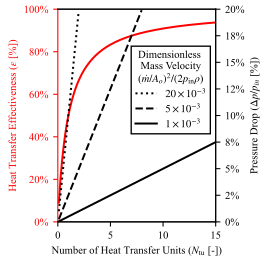

Python code for this plot:
import os

import matplotlib.pyplot as plt
import xflow
from xflow import create_plot

save_dir = os.path.dirname(os.path.abspath(__file__))

# Default modeling assumptions
DEFAULT_C_COLD_OVER_C_HOT = 1.0  # C_cold / C_hot
DEFAULT_ST_OVER_F = 0.4  # Assumed same for both fluids
DEFAULT_F_C_OVER_F_H = 1.0  # f_c/f_h
DEFAULT_D_R = 1.0  # d_r = sigma_r/A_r (cold/hot ratio)
DEFAULT_G2_H = 1e-5  # g2_h

DEFAULT_DP_MAX = 0.2

PLOT_TRIPLE_G2 = [1e-3, 5e-3, 20e-3]  # or None for single g2_h


def save_figures(
    c_cold_over_c_hot,
    st_over_f,
    f_c_over_f_h,
    d_r,
    g2_h,
    dp_max=DEFAULT_DP_MAX,
    base_name="fig2a",
    plot_triple_g2=None,
):
    """
    Save figures as SVG, TIFF, and HD PNG for given parameter values.

    Parameters:
        plot_triple_g2: If None, use g2_h, else except array of g2 values to plot
    """
    # Set font sizes to match Word (10pt = 10 points)
    font_size = 8
    plt.rcParams.update(
        {
            "font.family": "serif",
            "font.serif": ["Times New Roman"],
            "font.size": font_size,
            "mathtext.fontset": "stix",
            "axes.titlesize": font_size,
            "axes.labelsize": font_size,
            "xtick.labelsize": font_size,
            "ytick.labelsize": font_size,
            "legend.fontsize": font_size,
            "figure.titlesize": font_size,
        }
    )

    # Ensure SHOW_CUBIC is False for this figure
    xflow.SHOW_CUBIC = False
    fig = plt.figure(figsize=(9 / 2.54, 7 / 2.54)) # IF DOUBLE COLUMN FIGURE, USE THIS
    fig = plt.figure(figsize=((7.1) / 2.54, 7 / 2.54)) # IF TRIPPLE COLUMN FIGURE, USE THIS
    ax = plt.subplot(111)
    ax_twin = ax.twinx()

    create_plot(
        c_cold_over_c_hot,
        st_over_f,
        f_c_over_f_h,
        d_r,
        g2_h,
        ntu_max=15.0,
        dp_max=dp_max,
        ax=ax,
        ax_twin=ax_twin,
        plot_triple_g2=plot_triple_g2,
        framework="conventional",  # Default framework for saved figures
        t=2.0,
        t_dead_over_t_cold_in=1.0,
        p_cold_in_over_p_hot_in=1.0,
        p_dead_over_p_hot_in=1.0,
        gamma=1.4,
    )
    # Remove existing legend if present
    legend = ax.get_legend()
    if legend:
        legend.remove()
    legend_twin = ax_twin.get_legend()
    if legend_twin:
        legend_twin.remove()

    # Add legend at new location
    # handles1, labels1 = ax.get_legend_handles_labels()
    # handles2, labels2 = ax_twin.get_legend_handles_labels()
    # ax.legend(handles1 + handles2, labels1 + labels2, loc="center right") # incl eps
    # ax.legend(handles2, labels2, loc="center right")  # just have g^2 values
    # Add new legend using handles2 with custom labels High, Medium, Low and a title

    # independet control for figure
    ax.set_xlabel(r"Number of Heat Transfer Units ($N_\mathrm{tu}$ [-])")
    ax.set_ylabel(r"Heat Transfer Effectiveness ($\varepsilon$ [%])")
    ax_twin.set_ylabel(r"Pressure Drop ($\Delta p/p_{in}$ [%])")
    h_right, _ = ax_twin.get_legend_handles_labels()
    legend = ax.legend(
        h_right,
        [r"$20\times10^{-3}$", r"$5\times10^{-3}$", r"$1\times10^{-3}$"], 
        loc="center right", 
        bbox_to_anchor=(1, 0.62), 
        frameon=True, edgecolor="black", 
        facecolor="white", framealpha=1.0, 
        fancybox=False,
        title=(
            "Dimensionless \nMass Velocity\n" 
            + r"($\dot{m}/A_o)^2 / (2p_{\mathrm{in}} \rho$)"
        )
    )
    legend.get_title().set_ha("center")
    legend._legend_box.align = "center"
    for t in legend.get_texts():
        t.set_ha("center")

    # Remove title if present
    ax.set_title("")

    # Ensure x-axis shows only 0, 5, 10, 15 with integer formatting
    ax.set_xticks([0, 5, 10, 15])
    ax.xaxis.set_major_formatter(plt.FuncFormatter(lambda x, p: f"{x:.0f}"))

    plt.tight_layout(pad=0.5)

    # Save as SVG
    fig.savefig(
        os.path.join(save_dir, f"{base_name}.svg"),
        dpi=300,
        facecolor="white",
        format="svg",
        bbox_inches=None,
        pad_inches=0,
    )

    # Save as TIFF
    fig.savefig(
        os.path.join(save_dir, f"{base_name}.tiff"),
        dpi=300,
        facecolor="white",
        format="tiff",
        bbox_inches=None,
        pad_inches=0,
    )

    # Save as HD PNG
    fig.savefig(
        os.path.join(save_dir, f"{base_name}.png"),
        dpi=300,
        facecolor="white",
        format="png",
        bbox_inches=None,
        pad_inches=0,
    )

    # Save as HD PDF
    fig.savefig(
        os.path.join(save_dir, f"{base_name}.pdf"),
        dpi=300,
        facecolor="white",
        format="pdf",
        bbox_inches=None,
        pad_inches=0,
    )

    plt.close(fig)
    print(f"Saved figures: {base_name}.svg, {base_name}.tiff, {base_name}.png, {base_name}.pdf")


if __name__ == "__main__":
    # Save figures
    save_figures(
        DEFAULT_C_COLD_OVER_C_HOT,
        DEFAULT_ST_OVER_F,
        DEFAULT_F_C_OVER_F_H,
        DEFAULT_D_R,
        DEFAULT_G2_H,
        dp_max=DEFAULT_DP_MAX,
        base_name="fig2a",
        plot_triple_g2=PLOT_TRIPLE_G2,
    )
